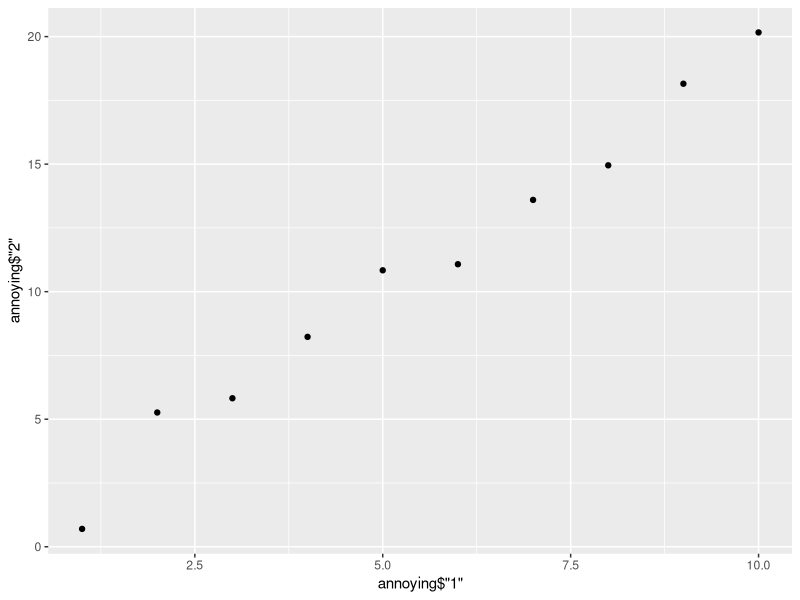

Recreate this plot in R.
## ---- chunk 1
library(tidyverse)
## ---- chunk 2
as_tibble(iris)

tribble(
  ~x, ~y, ~z,
  #--|--|----
  "a", 2, 3.6,
  "b", 1, 8.5
)
## ---- chunk 3
#runif() gives random number 0-1 (default), length specified
tibble(
  a = lubridate::now() + runif(1e2) * 86400,
  b = lubridate::today() + runif(1e2) * 30, 
  c = 1:1e2,
  d = runif(1e2),
  e = sample(letters, 1e2, replace = TRUE)
)
## ---- chunk 4
df <- tibble(
  x = runif(5),
  y = rnorm(5)
)

# Extract by name
df$x
#> [1] 0.73296674 0.23436542 0.66035540 0.03285612 0.46049161
df[["x"]]
#> [1] 0.73296674 0.23436542 0.66035540 0.03285612 0.46049161

# Extract by position
df[[1]]
#> [1] 0.73296674 0.23436542 0.66035540 0.03285612 0.46049161

# Try with mpg datset
mpg$hwy
mpg[["cty"]]
## ---- chunk 5
df %>% .$x
#> [1] 0.73296674 0.23436542 0.66035540 0.03285612 0.46049161
df %>% .[["x"]]
#> [1] 0.73296674 0.23436542 0.66035540 0.03285612 0.46049161

mpg %>% .$hwy
## ---- chunk 6
(mtcars)
(mpg)
## ---- chunk 7
df <- data.frame(abc = 1, xyz = "a")
df$x
df[, "xyz"]
df[, c("abc", "xyz")]

as_tibble(df)
df$x
df[, "xyz"]
df[, c("abc", "xyz")]
## ---- chunk 8
annoying <- tibble(
  `1` = 1:10,
  `2` = `1` * 2 + rnorm(length(`1`))
)

#1.
annoying[["1"]]

#2.
ggplot(annoying, mapping = aes(annoying$"1", annoying$"2")) +
  geom_point()
# yeah this is annoying, warning issued but this works

#3.
annoying$"3" <- 2/1

#4.
annoying %>%
  rename(one = 1,
         two = 2,
         three = 3
         )
